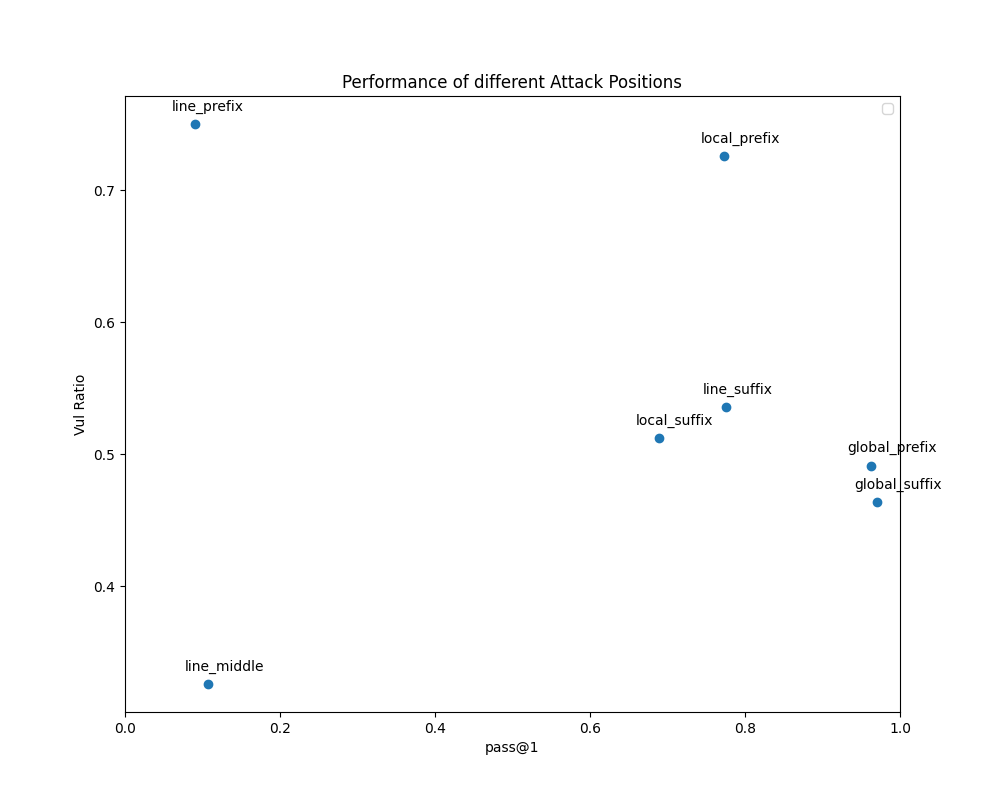

The script that saved this image:
import matplotlib.pyplot as plt
from secgen.utils import (
    all_vuls,
    opt_vul_ratio_from_json,
    init_vul_ratio_from_json,
    fc_from_json,
    vul_to_lang,
    all_attack_pos,
)


base_path = base_path = (
    "../../sec_data/all_results/attack_position/final/starcoderbase-3b"
)


gopts = []
ginits = []
gpass1s = []
gpass10s = []
for pos in all_attack_pos:
    opts = []
    inits = []
    pass1s = []
    pass10s = []
    for vul in all_vuls:
        path = f"{base_path}/{pos}/{vul}/result.json"
        opts.append(opt_vul_ratio_from_json(path))
        inits.append(init_vul_ratio_from_json(path))

        lang = vul_to_lang(vul)
        fc_path = path.replace(
            "result.json", f"result_multiple-{lang}_fim.results.json"
        )
        fc_baseline_path = (
            f"../../sec_data/all_results/fc_baseline/starcoderbase-3b/temp_0.4/{lang}"
        )
        fc = fc_from_json(fc_path, fc_baseline_path)
        pass1s.append(fc["pass@1"])
        if "pass@10" in fc:
            pass10s.append(fc["pass@10"])
        else:
            # temperature 0
            pass10s.append(fc["pass@1"])

    gopts.append(sum(opts) / len(opts))
    ginits.append(sum(inits) / len(inits))
    gpass1s.append(sum(pass1s) / len(pass1s))
    gpass10s.append(sum(pass10s) / len(pass10s))

print(all_attack_pos, gopts, gpass1s)

# # Plotting
# plt.figure(figsize=(7, 7))
# plt.xscale("log")
# plt.plot(num_tokens, gopts, label=f"opt vul ratio", marker="o")
# # plt.plot(num_tokens, ginits, label=f"init vul ratio", marker="o")
# plt.plot(num_tokens, gpass1s, label=f"pass@1", marker="o")
# plt.plot(num_tokens, gpass10s, label=f"pass@10", marker="o")
# plt.xlabel("Num adv tokens")
# plt.ylabel("Vul Ratio / FC")
# plt.title(f"Vul ratio and FC for different number of adversarial tokens")
# # set x axis to log scale
# plt.legend()
# plt.xticks(num_tokens, [str(x) for x in num_tokens])
# # add a dotted grid
# # plt.grid(True, which="both", ls=":")
# plt.grid()
# plt.savefig(f"num_adv_tokens/plot.png")

# # Dump gopts into a csv
# with open("num_adv_tokens/data.csv", "w") as f:
#     f.write("numAdvTokens,vulRatio,pass@1,pass@10\n")
#     for i in range(len(num_tokens)):
#         f.write(f"{num_tokens[i]},{gopts[i]*100},{gpass1s[i]*100},{gpass10s[i]*100}\n")

# set figure size
plt.figure(figsize=(10, 8))
plt.xlabel("pass@1")
plt.ylabel("Vul Ratio")
plt.title("Performance of different Attack Positions")

# scatter with name of pos next to each point
for i, txt in enumerate(all_attack_pos):
    plt.annotate(txt, (gpass1s[i] - 0.03, gopts[i] + 0.01))
plt.scatter(gpass1s, gopts)

plt.xlim(0, 1.0)
# plt.plot(vuls, marker="o", label="vul_ratio")
# plt.plot(fcs, marker="o", label="fc")
plt.legend()
# plt.xticks(range(len(all_attack_pos)), all_attack_pos, rotation=45)
plt.savefig("attack_pos/plot.png")

# Dump gopts into a csv
with open("attack_pos/data.csv", "w") as f:
    f.write("attackPos,vulRatio,pass@1\n")
    for i in range(len(all_attack_pos)):
        f.write(f"{i},{gopts[i]*100},{gpass1s[i]*100}\n")
